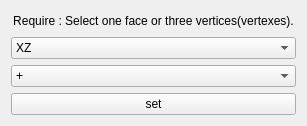
<?xml version="1.0" encoding="UTF-8"?>
<ui version="4.0">
 <class>Form</class>
 <widget class="QWidget" name="Form">
  <property name="geometry">
   <rect>
    <x>0</x>
    <y>0</y>
    <width>307</width>
    <height>126</height>
   </rect>
  </property>
  <property name="minimumSize">
   <size>
    <width>224</width>
    <height>126</height>
   </size>
  </property>
  <property name="baseSize">
   <size>
    <width>0</width>
    <height>0</height>
   </size>
  </property>
  <property name="windowTitle">
   <string>Form</string>
  </property>
  <layout class="QVBoxLayout" name="verticalLayout">
   <item>
    <layout class="QVBoxLayout" name="verticalLayout_2">
     <item>
      <widget class="QLabel" name="label">
       <property name="text">
        <string>Require : Select one face or three vertices(vertexes).</string>
       </property>
       <property name="alignment">
        <set>Qt::AlignCenter</set>
       </property>
      </widget>
     </item>
     <item>
      <widget class="QComboBox" name="comboBox_plane">
       <property name="currentText">
        <string>XZ</string>
       </property>
       <property name="currentIndex">
        <number>1</number>
       </property>
       <item>
        <property name="text">
         <string>XY</string>
        </property>
       </item>
       <item>
        <property name="text">
         <string>XZ</string>
        </property>
       </item>
       <item>
        <property name="text">
         <string>YZ</string>
        </property>
       </item>
      </widget>
     </item>
     <item>
      <widget class="QComboBox" name="comboBox_sign">
       <item>
        <property name="text">
         <string>+</string>
        </property>
       </item>
       <item>
        <property name="text">
         <string>-</string>
        </property>
       </item>
      </widget>
     </item>
     <item>
      <widget class="QPushButton" name="button_set">
       <property name="text">
        <string>set</string>
       </property>
      </widget>
     </item>
    </layout>
   </item>
  </layout>
 </widget>
 <resources/>
 <connections/>
</ui>
